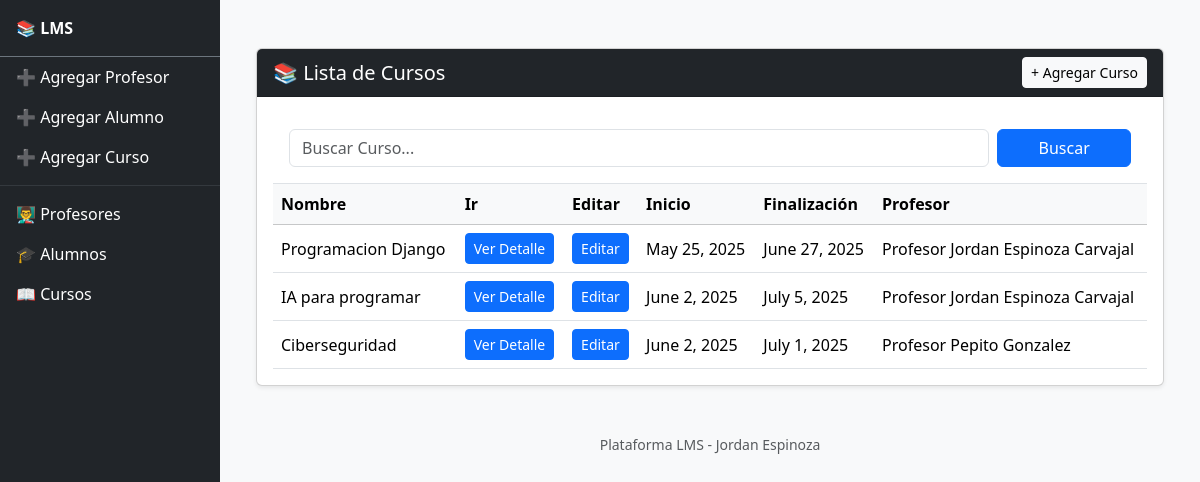
The page /plataforma/listar_cursos/ on the database its author committed.
### Plataforma/models.py (models this page shows, shortened)
class Curso(models.Model):
    MODALIDAD_CHOICES = [
        ('Mañana', 'Mañana'),
        ('Noche', 'Noche'),
        ('Fin de Semana', 'Fin de Semana'),
    ]
    nombre_curso = models.CharField(max_length=100)
    profesor_curso = models.ForeignKey(Profesor, on_delete=models.CASCADE, related_name='cursos')
    max_alumnos = models.PositiveIntegerField(default=40)  # límite
    fecha_inicio = models.DateField()
    fecha_fin = models.DateField()
    modalidad = models.CharField(max_length=100, choices=MODALIDAD_CHOICES)
    descripcion = models.TextField()

class Profesor(models.Model):
    nombre = models.CharField(max_length=100)
    apellidos = models.CharField(max_length=100)
    email = models.EmailField()
    telefono = models.CharField(max_length=15)
    especialidad = models.CharField(max_length=100)
    fecha_nacimiento = models.DateField()
    def __str__(self):
        return f"Profesor {self.nombre} {self.apellidos}"

### Plataforma/views.py (the view)
# urls.py: path('listar_cursos/', listar_cursos, name='listar_cursos'),
def listar_cursos(request):
    buscar_curso = request.GET.get("curso", "")
    if buscar_curso:
        cursos = Curso.objects.filter(nombre_curso__icontains=buscar_curso)
    else:
        cursos = Curso.objects.all()
    return render(request, 'plataforma/listar_cursos.html', {
        'cursos': cursos,
        'buscar_curso': buscar_curso
    })

### Plataforma/templates/plataforma/listar_cursos.html (shortened to what this page needs)
{% extends 'template_base.html' %}
{% load static %}
{% block content %}
<div class="container mt-4">
    <div class="card shadow-sm">
        <div class="card-header bg-dark text-white d-flex justify-content-between align-items-center">
            <h5 class="mb-0">📚 Lista de Cursos</h5>
            <a href="{% url 'agregar_curso' %}" class="btn btn-sm btn-light">+ Agregar Curso</a>
        </div>
        <div class="card-body">
            <div class="card-body border-bottom">
            <form method="get" class="row g-2">
                <div class="col-md-10">
                    <input type="text" name="curso" class="form-control" placeholder="Buscar Curso..." value="{{ buscar_curso }}">
                </div>
                <div class="col-md-2 d-grid">
                    <button type="submit" class="btn btn-primary">Buscar</button>
                </div>
            </form>
        </div>
            {% if cursos %}
            <div class="table-responsive">
                <table class="table table-hover align-middle mb-0">
                    <thead class="table-light">
                        <tr>
                            <th>Nombre</th>
                            <th>Ir</th>
                            <th>Editar</th>
                            <th>Inicio</th>
                            <th>Finalización</th>
                            <th>Profesor</th>
                        </tr>
                    </thead>
                    <tbody>
                        {% for curso in cursos %}
                        <tr>
                            <td>{{ curso.nombre_curso }}</td>
                            <td>
                                <a href="{% url 'detalle_curso' curso.id %}" class="btn btn-sm btn-primary">Ver Detalle</a>
                            </td>
                            <td>
                                <a href="{% url 'editar_curso' curso.id %}" class="btn btn-sm btn-primary">Editar</a>
                            </td>
                            <td>{{ curso.fecha_inicio }}</td>
                            <td>{{ curso.fecha_fin }}</td>
                            <td>{{ curso.profesor_curso }}</td>
                        </tr>
                        {% endfor %}
                    </tbody>
                </table>
            </div>
            {% else %}
                <div class="p-3 text-muted">No hay cursos registrados aún.</div>
            {% endif %}
        </div>
    </div>
</div>
{% endblock content %}

### rows shown on the page
Curso: nombre_curso "Programacion Django", fecha_inicio "May 25, 2025", fecha_fin "June 27, 2025", profesor_curso "Profesor Jordan Espinoza Carvajal"
Curso: nombre_curso "IA para programar", fecha_inicio "June 2, 2025", fecha_fin "July 5, 2025", profesor_curso "Profesor Jordan Espinoza Carvajal"
Curso: nombre_curso "Ciberseguridad", fecha_inicio "June 2, 2025", fecha_fin "July 1, 2025", profesor_curso "Profesor Pepito Gonzalez"
